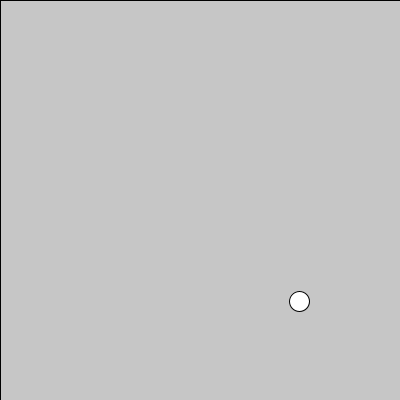
Frame 1 (no input)
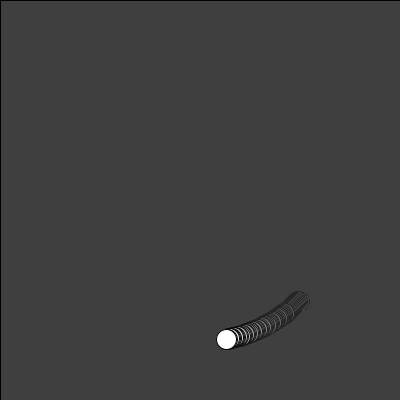
Frame 60 (the mouse pressed at the canvas centre just before this capture)
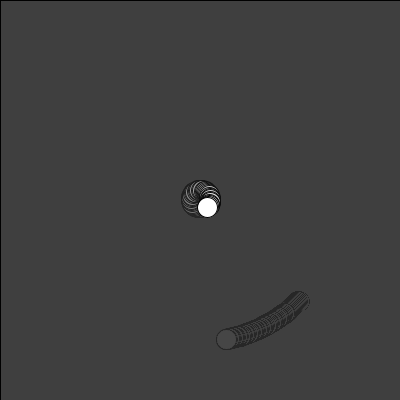
Frame 120 (the mouse held since frame 60 and released just before this capture)

The Processing sketch that drew these frames (run headless with seeded random() and noise(); from frame 60 on, the mouse is pressed at the canvas centre):

// Processing sketch: processing_77133
// ── processing_77133.pde

PVector pos, vel, center, mouseDown;

float rad, angle, r;

void setup()
{
  size(400,400);
  rad = 20;
  center = new PVector(width/2, height/2);
  pos = new PVector(width*.75, height*.75);
  vel = new PVector();
  r = dist(center.x, center.y, pos.x, pos.y);
  
  
}

void draw()
{
  //background(150);
  
  update();
  fill(60,10);
  rect(0, 0, width, height);
  fill(255);
  ellipse(pos.x, pos.y, rad, rad);
  
}

//

void update()
{
 
 angle = atan2(center.x-pos.x, center.y-pos.y); 
 vel.x = r*cos(angle);
 vel.y = -r*sin(angle);
 vel.mult(.01);
 pos.add(vel);
 
 //sub velocity for reverse direction
  
  
}

void mousePressed()
{
  mouseDown = new PVector(mouseX, mouseY);
  pos = mouseDown;
}
